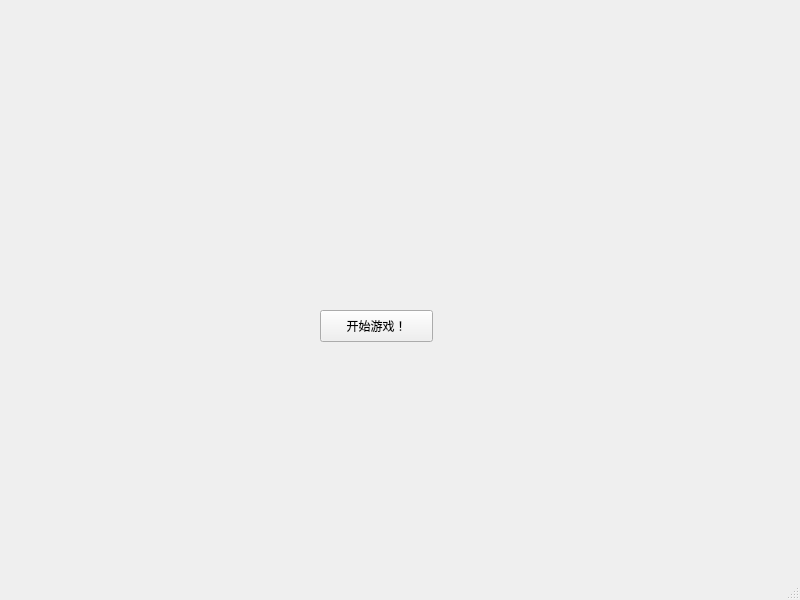
<?xml version="1.0" encoding="UTF-8"?>
<ui version="4.0">
 <class>Snake</class>
 <widget class="QMainWindow" name="Snake">
  <property name="geometry">
   <rect>
    <x>0</x>
    <y>0</y>
    <width>800</width>
    <height>600</height>
   </rect>
  </property>
  <property name="windowTitle">
   <string>Snake</string>
  </property>
  <widget class="QWidget" name="centralwidget">
   <widget class="QPushButton" name="pushButton">
    <property name="geometry">
     <rect>
      <x>320</x>
      <y>310</y>
      <width>113</width>
      <height>32</height>
     </rect>
    </property>
    <property name="text">
     <string>开始游戏！</string>
    </property>
   </widget>
  </widget>
  <widget class="QMenuBar" name="menubar">
   <property name="geometry">
    <rect>
     <x>0</x>
     <y>0</y>
     <width>800</width>
     <height>22</height>
    </rect>
   </property>
  </widget>
  <widget class="QStatusBar" name="statusbar"/>
 </widget>
 <resources/>
 <connections>
  <connection>
   <sender>pushButton</sender>
   <signal>clicked()</signal>
   <receiver>Snake</receiver>
   <slot>close()</slot>
   <hints>
    <hint type="sourcelabel">
     <x>376</x>
     <y>347</y>
    </hint>
    <hint type="destinationlabel">
     <x>399</x>
     <y>299</y>
    </hint>
   </hints>
  </connection>
 </connections>
</ui>
